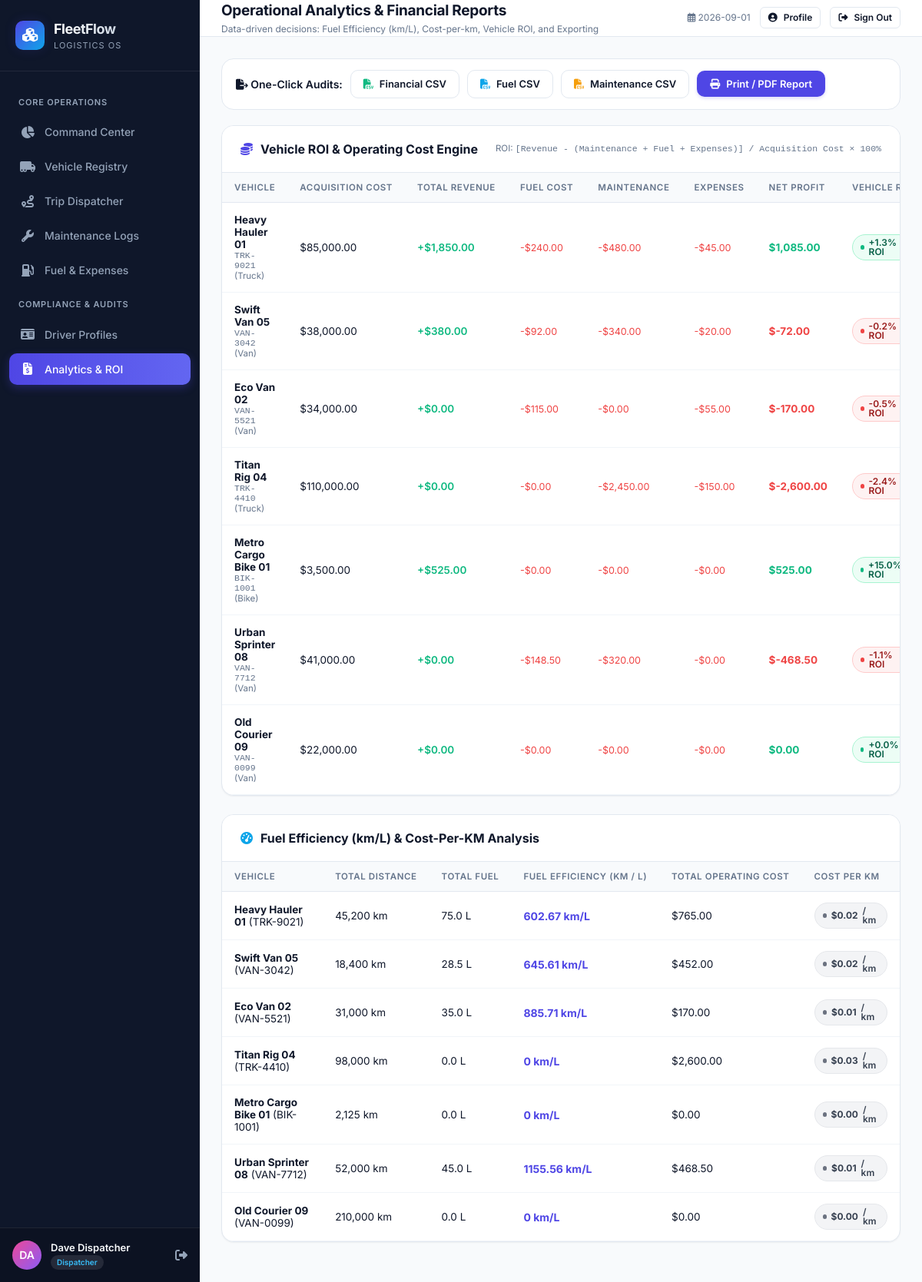
Screenshot of /reports (signed in) with the database file from the repository.
### tables this page shows
CREATE TABLE users (
        id INTEGER PRIMARY KEY AUTOINCREMENT,
        name TEXT NOT NULL,
        email TEXT UNIQUE NOT NULL,
        password TEXT NOT NULL,
        role TEXT NOT NULL,
        is_active INTEGER DEFAULT 1,
        reset_token TEXT,
        reset_token_expiry TIMESTAMP,
        last_login TIMESTAMP,
        created_at TIMESTAMP DEFAULT CURRENT_TIMESTAMP
    );

CREATE TABLE vehicles (
        id INTEGER PRIMARY KEY AUTOINCREMENT,
        name TEXT NOT NULL,
        model TEXT NOT NULL,
        license_plate TEXT UNIQUE NOT NULL,
        type TEXT NOT NULL,
        max_capacity REAL NOT NULL,
        odometer INTEGER DEFAULT 0,
        acquisition_cost REAL DEFAULT 0,
        region TEXT DEFAULT 'Central',
        status TEXT DEFAULT 'Available',
        created_at TIMESTAMP DEFAULT CURRENT_TIMESTAMP
    );

### app.py (the view)
@app.route('/reports')
@login_required
def reports():
    conn = get_db()
    vehicles_data = conn.execute('''

        SELECT

            v.id, v.name, v.model, v.license_plate, v.type, v.acquisition_cost, v.odometer,

            COALESCE((SELECT SUM(revenue) FROM trips WHERE vehicle_id = v.id AND status = 'Completed'), 0) as total_revenue,

            COALESCE((SELECT SUM(cost) FROM fuel_logs WHERE vehicle_id = v.id), 0) as total_fuel,

            COALESCE((SELECT SUM(liters) FROM fuel_logs WHERE vehicle_id = v.id), 0) as total_liters,

            COALESCE((SELECT SUM(cost) FROM maintenance WHERE vehicle_id = v.id), 0) as total_maintenance,

            COALESCE((SELECT SUM(amount) FROM expenses WHERE vehicle_id = v.id), 0) as total_expenses

        FROM vehicles v

    ''').fetchall()
    roi_data = []
    efficiency_data = []
    for v in vehicles_data:
        net_profit = v['total_revenue'] - (v['total_fuel'] + v['total_maintenance'] + v['total_expenses'])
        acq_cost = v['acquisition_cost']
        roi_pct = round((net_profit / acq_cost) * 100, 2) if acq_cost > 0 else 0
        roi_data.append({
            'name': v['name'],
            'license_plate': v['license_plate'],
            'type': v['type'],
            'acquisition_cost': acq_cost,
            'total_revenue': v['total_revenue'],
            'total_fuel': v['total_fuel'],
            'total_maintenance': v['total_maintenance'],
            'total_expenses': v['total_expenses'],
            'net_profit': net_profit,
            'roi_percentage': roi_pct
        })
        fuel_eff = round(v['odometer'] / v['total_liters'], 2) if v['total_liters'] > 0 else 0
        total_op_cost = v['total_fuel'] + v['total_maintenance'] + v['total_expenses']
        cost_per_km = round(total_op_cost / v['odometer'], 2) if v['odometer'] > 0 else 0
        efficiency_data.append({
            'name': v['name'],
            'license_plate': v['license_plate'],
            'odometer': v['odometer'],
            'total_liters': v['total_liters'],
            'fuel_efficiency': fuel_eff,
            'total_operating_cost': total_op_cost,
            'cost_per_km': cost_per_km
        })
    conn.close()
    return render_template('reports.html', roi_data=roi_data, efficiency_data=efficiency_data)

### app.py (called while the page is built)
@login_manager.user_loader
def load_user(user_id):
    conn = get_db()
    user = conn.execute('SELECT * FROM users WHERE id = ?', (user_id,)).fetchone()
    conn.close()
    if user:
        return User(user['id'], user['email'], user['role'], user['name'], user['is_active'])
    return None

@app.context_processor
def utility_processor():
    def get_today():
        return date.today().isoformat()
    def is_expired(expiry_date):
        if not expiry_date:
            return False
        try:
            exp = datetime.strptime(str(expiry_date)[:10], '%Y-%m-%d').date()
            return exp < date.today()
        except Exception:
            return False
    def days_until(expiry_date):
        if not expiry_date:
            return None
        try:
            exp = datetime.strptime(str(expiry_date)[:10], '%Y-%m-%d').date()
            return (exp - date.today()).days
        except Exception:
            return None
    return dict(today=get_today, is_expired=is_expired, days_until=days_until)

    @property
    def is_active(self):
        return bool(self._is_active)

### database/connection.py (called while the page is built)
def get_db():
    conn = sqlite3.connect(DB_PATH)
    conn.row_factory = sqlite3.Row
    conn.execute('PRAGMA foreign_keys = ON;')
    return conn

### templates/reports.html (shortened to what this page needs)
{% extends "base.html" %}
{% block header_title %}Operational Analytics & Financial Reports{% endblock %}
{% block header_subtitle %}Data-driven decisions: Fuel Efficiency (km/L), Cost-per-km, Vehicle ROI, and Exporting{% endblock %}
{% block content %}
<div class="filter-bar">
    <div style="display: flex; gap: 10px; align-items: center; flex-wrap: wrap;">
        <span style="font-weight: 600; color: var(--text-main);"><i class="fas fa-file-export"></i> One-Click Audits:</span>
        <a href="{{ url_for('export_csv', report_type='financial') }}" class="btn btn-secondary">
            <i class="fas fa-file-csv" style="color: #10b981;"></i> Financial CSV
        </a>
        <a href="{{ url_for('export_csv', report_type='fuel') }}" class="btn btn-secondary">
            <i class="fas fa-file-csv" style="color: #0ea5e9;"></i> Fuel CSV
        </a>
        <a href="{{ url_for('export_csv', report_type='maintenance') }}" class="btn btn-secondary">
            <i class="fas fa-file-csv" style="color: #f59e0b;"></i> Maintenance CSV
        </a>
        <button onclick="window.print()" class="btn btn-primary">
            <i class="fas fa-print"></i> Print / PDF Report
        </button>
    </div>
</div>
<div class="panel">
    <div class="panel-header">
        <div class="panel-title"><i class="fas fa-coins" style="color: var(--primary);"></i> Vehicle ROI & Operating Cost Engine</div>
        <div style="font-size: 11.5px; color: var(--text-muted);">
            ROI: <code>[Revenue - (Maintenance + Fuel + Expenses)] / Acquisition Cost × 100%</code>
        </div>
    </div>
    <div class="table-responsive">
        <table class="data-table">
            <thead>
                <tr>
                    <th>Vehicle</th>
                    <th>Acquisition Cost</th>
                    <th>Total Revenue</th>
                    <th>Fuel Cost</th>
                    <th>Maintenance</th>
                    <th>Expenses</th>
                    <th>Net Profit</th>
                    <th>Vehicle ROI</th>
                </tr>
            </thead>
            <tbody>
                {% for r in roi_data %}
                <tr>
                    <td>
                        <strong>{{ r.name }}</strong>
                        <div style="font-size: 11.5px; color: var(--text-muted);"><code>{{ r.license_plate }}</code> ({{ r.type }})</div>
                    </td>
                    <td>${{ "{:,.2f}".format(r.acquisition_cost) }}</td>
                    <td style="color: var(--success); font-weight: 600;">+${{ "{:,.2f}".format(r.total_revenue) }}</td>
                    <td style="color: var(--danger); font-size: 12.5px;">-${{ "{:,.2f}".format(r.total_fuel) }}</td>
                    <td style="color: var(--danger); font-size: 12.5px;">-${{ "{:,.2f}".format(r.total_maintenance) }}</td>
                    <td style="color: var(--danger); font-size: 12.5px;">-${{ "{:,.2f}".format(r.total_expenses) }}</td>
                    <td>
                        <strong style="color: {% if r.net_profit >= 0 %}var(--success){% else %}var(--danger){% endif %};">
                            ${{ "{:,.2f}".format(r.net_profit) }}
                        </strong>
                    </td>
                    <td>
                        <span class="status-pill {% if r.roi_percentage >= 0 %}pill-available{% else %}pill-cancelled{% endif %}">
                            {{ "{:+.1f}".format(r.roi_percentage) }}% ROI
                        </span>
                    </td>
                </tr>
                {% endfor %}
            </tbody>
        </table>
    </div>
</div>
<div class="panel">
    <div class="panel-header">
        <div class="panel-title"><i class="fas fa-tachometer-alt" style="color: var(--secondary);"></i> Fuel Efficiency (km/L) & Cost-Per-KM Analysis</div>
    </div>
    <div class="table-responsive">
        <table class="data-table">
            <thead>
                <tr>
                    <th>Vehicle</th>
                    <th>Total Distance</th>
                    <th>Total Fuel</th>
                    <th>Fuel Efficiency (km / L)</th>
                    <th>Total Operating Cost</th>
                    <th>Cost Per KM</th>
                </tr>
            </thead>
            <tbody>
                {% for e in efficiency_data %}
                <tr>
                    <td><strong>{{ e.name }}</strong> ({{ e.license_plate }})</td>
                    <td>{{ "{:,}".format(e.odometer) }} km</td>
                    <td>{{ "{:,.1f}".format(e.total_liters) }} L</td>
                    <td><strong style="color: var(--primary); font-size: 14px;">{{ e.fuel_efficiency }} km/L</strong></td>
                    <td>${{ "{:,.2f}".format(e.total_operating_cost) }}</td>
                    <td>
                        <span class="status-pill pill-draft">
                            <strong>${{ "{:.2f}".format(e.cost_per_km) }}</strong> / km
                        </span>
                    </td>
                </tr>
                {% endfor %}
            </tbody>
        </table>
    </div>
</div>
{% endblock %}

### templates/base.html (shortened to what this page needs)
﻿<!DOCTYPE html>
<html lang="en">
<head>
    <link rel="stylesheet" href="https://cdnjs.cloudflare.com/ajax/libs/font-awesome/6.5.1/css/all.min.css">
    <link rel="stylesheet" href="{{ url_for('static', filename='css/style.css') }}">
</head>
<body>
    <div class="app-container">
        <aside class="sidebar">
            <div class="sidebar-header">
                <div class="logo-badge">
                    <i class="fas fa-cubes"></i>
                </div>
                <div class="logo-text">
                    <h1>FleetFlow</h1>
                    <span>Logistics OS</span>
                </div>
            </div>
            <nav class="sidebar-nav">
                <div class="nav-section-title">Core Operations</div>
                <a href="{{ url_for('dashboard') }}"
                    class="nav-link {% if request.endpoint == 'dashboard' %}active{% endif %}">
                    <i class="fas fa-chart-pie"></i>
                    <span>Command Center</span>
                </a>
                <a href="{{ url_for('vehicles') }}"
                    class="nav-link {% if request.endpoint == 'vehicles' %}active{% endif %}">
                    <i class="fas fa-truck-moving"></i>
                    <span>Vehicle Registry</span>
                </a>
                <a href="{{ url_for('trips') }}" class="nav-link {% if request.endpoint == 'trips' %}active{% endif %}">
                    <i class="fas fa-route"></i>
                    <span>Trip Dispatcher</span>
                </a>
                <a href="{{ url_for('maintenance') }}"
                    class="nav-link {% if request.endpoint == 'maintenance' %}active{% endif %}">
                    <i class="fas fa-wrench"></i>
                    <span>Maintenance Logs</span>
                </a>
                <a href="{{ url_for('expenses') }}"
                    class="nav-link {% if request.endpoint == 'expenses' %}active{% endif %}">
                    <i class="fas fa-gas-pump"></i>
                    <span>Fuel & Expenses</span>
                </a>
                <div class="nav-section-title">Compliance & Audits</div>
                <a href="{{ url_for('drivers') }}"
                    class="nav-link {% if request.endpoint == 'drivers' %}active{% endif %}">
                    <i class="fas fa-id-card"></i>
                    <span>Driver Profiles</span>
                </a>
                <a href="{{ url_for('reports') }}"
                    class="nav-link {% if request.endpoint == 'reports' %}active{% endif %}">
                    <i class="fas fa-file-invoice-dollar"></i>
                    <span>Analytics & ROI</span>
                </a>
            </nav>
            <div class="sidebar-footer">
                <div class="user-card">
                    <div class="user-avatar">
                        {{ current_user.name[:2].upper() if current_user.is_authenticated else 'FF' }}
                    </div>
                    <div class="user-info">
                        <div class="user-name">{{ current_user.name if current_user.is_authenticated else 'Guest User'
                            }}</div>
                        <span class="user-role-badge">{{ current_user.role if current_user.is_authenticated else
                            'Viewer' }}</span>
                    </div>
                    <a href="{{ url_for('logout') }}" title="Logout"
                        style="color: #94a3b8; font-size: 16px; margin-left: 8px;">
                        <i class="fas fa-sign-out-alt"></i>
                    </a>
                </div>
            </div>
        </aside>
        <div class="main-wrapper">
            <header class="top-navbar">
                <div class="page-title">
                    <h2>{% block header_title %}Command Center{% endblock %}</h2>
                    <p>{% block header_subtitle %}Overview of fleet operations and logistics telemetry{% endblock %}</p>
                </div>
                <div class="nav-actions">
                    <span style="font-size: 12px; color: var(--text-muted);">
                        <i class="far fa-calendar-alt"></i> {{ today() }}
                    </span>
                    <a href="{{ url_for('profile') }}" class="btn btn-secondary btn-sm">
                        <i class="fas fa-user-circle"></i> Profile
                    </a>
                    <a href="{{ url_for('logout') }}" class="btn btn-secondary btn-sm" title="Sign out">
                        <i class="fas fa-sign-out-alt"></i> Sign Out
                    </a>
                </div>
            </header>
            <main class="content-body">
                {% block content %}{% endblock %}
            </main>
        </div>
    </div>
</body>
</html>

### rows the page displays
users: name "DA", name "Dave Dispatcher", role "Dispatcher"
vehicles: name "Heavy Hauler 01", license_plate "TRK-9021", type "Truck", acquisition_cost "85,000.00", total_revenue "1,850.00", total_fuel "240.00", total_maintenance "480.00", total_expenses "45.00", net_profit "1,085.00", roi_percentage "+1.3", odometer "45,200", total_liters "75.0", fuel_efficiency "602.67", total_operating_cost "765.00", cost_per_km "0.02"
vehicles: name "Swift Van 05", license_plate "VAN-3042", type "Van", acquisition_cost "38,000.00", total_revenue "380.00", total_fuel "92.00", total_maintenance "340.00", total_expenses "20.00", net_profit "-72.00", roi_percentage "-0.2", odometer "18,400", total_liters "28.5", fuel_efficiency "645.61", total_operating_cost "452.00", cost_per_km "0.02"
vehicles: name "Eco Van 02", license_plate "VAN-5521", type "Van", acquisition_cost "34,000.00", total_revenue "0.00", total_fuel "115.00", total_maintenance "0.00", total_expenses "55.00", net_profit "-170.00", roi_percentage "-0.5", odometer "31,000", total_liters "35.0", fuel_efficiency "885.71", total_operating_cost "170.00", cost_per_km "0.01"
vehicles: name "Titan Rig 04", license_plate "TRK-4410", type "Truck", acquisition_cost "110,000.00", total_revenue "0.00", total_fuel "0.00", total_maintenance "2,450.00", total_expenses "150.00", net_profit "-2,600.00", roi_percentage "-2.4", odometer "98,000", total_liters "0.0", fuel_efficiency "0", total_operating_cost "2,600.00", cost_per_km "0.03"
vehicles: name "Metro Cargo Bike 01", license_plate "BIK-1001", type "Bike", acquisition_cost "3,500.00", total_revenue "525.00", total_fuel "0.00", total_maintenance "0.00", total_expenses "0.00", net_profit "525.00", roi_percentage "+15.0", odometer "2,125", total_liters "0.0", fuel_efficiency "0", total_operating_cost "0.00", cost_per_km "0.00"
vehicles: name "Urban Sprinter 08", license_plate "VAN-7712", type "Van", acquisition_cost "41,000.00", total_revenue "0.00", total_fuel "148.50", total_maintenance "320.00", total_expenses "0.00", net_profit "-468.50", roi_percentage "-1.1", odometer "52,000", total_liters "45.0", fuel_efficiency "1155.56", total_operating_cost "468.50", cost_per_km "0.01"
vehicles: name "Old Courier 09", license_plate "VAN-0099", type "Van", acquisition_cost "22,000.00", total_revenue "0.00", total_fuel "0.00", total_maintenance "0.00", total_expenses "0.00", net_profit "0.00", roi_percentage "+0.0", odometer "210,000", total_liters "0.0", fuel_efficiency "0", total_operating_cost "0.00", cost_per_km "0.00"
